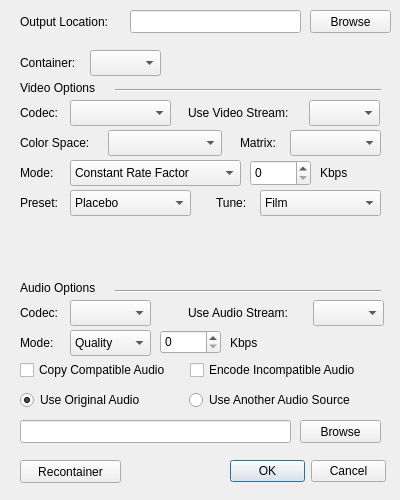
<?xml version="1.0" encoding="UTF-8"?>
<ui version="4.0">
 <class>configure</class>
 <widget class="QDialog" name="configure">
  <property name="geometry">
   <rect>
    <x>0</x>
    <y>0</y>
    <width>400</width>
    <height>500</height>
   </rect>
  </property>
  <property name="minimumSize">
   <size>
    <width>400</width>
    <height>500</height>
   </size>
  </property>
  <property name="maximumSize">
   <size>
    <width>400</width>
    <height>500</height>
   </size>
  </property>
  <property name="windowTitle">
   <string>Configure</string>
  </property>
  <widget class="QDialogButtonBox" name="buttonBox">
   <property name="geometry">
    <rect>
     <x>230</x>
     <y>460</y>
     <width>156</width>
     <height>23</height>
    </rect>
   </property>
   <property name="orientation">
    <enum>Qt::Horizontal</enum>
   </property>
   <property name="standardButtons">
    <set>QDialogButtonBox::Cancel|QDialogButtonBox::Ok</set>
   </property>
  </widget>
  <widget class="QLineEdit" name="outputFolder">
   <property name="geometry">
    <rect>
     <x>130</x>
     <y>10</y>
     <width>171</width>
     <height>23</height>
    </rect>
   </property>
   <property name="text">
    <string comment="0"/>
   </property>
   <property name="cursorPosition">
    <number>0</number>
   </property>
   <property name="readOnly">
    <bool>true</bool>
   </property>
  </widget>
  <widget class="QSpinBox" name="bitrateBox">
   <property name="geometry">
    <rect>
     <x>250</x>
     <y>160</y>
     <width>61</width>
     <height>26</height>
    </rect>
   </property>
   <property name="maximum">
    <number>51</number>
   </property>
  </widget>
  <widget class="QComboBox" name="selectMode">
   <property name="geometry">
    <rect>
     <x>70</x>
     <y>160</y>
     <width>171</width>
     <height>26</height>
    </rect>
   </property>
   <item>
    <property name="text">
     <string>Constant Rate Factor</string>
    </property>
   </item>
   <item>
    <property name="text">
     <string>Bitrate 1 Pass</string>
    </property>
   </item>
   <item>
    <property name="text">
     <string>Bitrate 2 Pass</string>
    </property>
   </item>
  </widget>
  <widget class="QComboBox" name="selectCodec">
   <property name="geometry">
    <rect>
     <x>70</x>
     <y>100</y>
     <width>101</width>
     <height>26</height>
    </rect>
   </property>
  </widget>
  <widget class="QComboBox" name="selectContainer">
   <property name="geometry">
    <rect>
     <x>90</x>
     <y>50</y>
     <width>71</width>
     <height>26</height>
    </rect>
   </property>
  </widget>
  <widget class="QComboBox" name="selectColorSpace">
   <property name="geometry">
    <rect>
     <x>108</x>
     <y>130</y>
     <width>114</width>
     <height>26</height>
    </rect>
   </property>
  </widget>
  <widget class="QPushButton" name="browseOutput">
   <property name="geometry">
    <rect>
     <x>310</x>
     <y>10</y>
     <width>81</width>
     <height>23</height>
    </rect>
   </property>
   <property name="text">
    <string>Browse</string>
   </property>
  </widget>
  <widget class="QComboBox" name="selectPreset">
   <property name="geometry">
    <rect>
     <x>70</x>
     <y>190</y>
     <width>121</width>
     <height>26</height>
    </rect>
   </property>
   <item>
    <property name="text">
     <string>Placebo</string>
    </property>
   </item>
   <item>
    <property name="text">
     <string>Very Slow</string>
    </property>
   </item>
   <item>
    <property name="text">
     <string>Slower</string>
    </property>
   </item>
   <item>
    <property name="text">
     <string>Slow</string>
    </property>
   </item>
   <item>
    <property name="text">
     <string>Medium</string>
    </property>
   </item>
   <item>
    <property name="text">
     <string>Fast</string>
    </property>
   </item>
   <item>
    <property name="text">
     <string>Faster</string>
    </property>
   </item>
   <item>
    <property name="text">
     <string>Very Fast</string>
    </property>
   </item>
   <item>
    <property name="text">
     <string>Super Fast</string>
    </property>
   </item>
   <item>
    <property name="text">
     <string>Ultra Fast</string>
    </property>
   </item>
  </widget>
  <widget class="QComboBox" name="selectTune">
   <property name="geometry">
    <rect>
     <x>260</x>
     <y>190</y>
     <width>121</width>
     <height>26</height>
    </rect>
   </property>
   <item>
    <property name="text">
     <string>Film</string>
    </property>
   </item>
   <item>
    <property name="text">
     <string>Animation</string>
    </property>
   </item>
   <item>
    <property name="text">
     <string>Grain</string>
    </property>
   </item>
   <item>
    <property name="text">
     <string>Still Image</string>
    </property>
   </item>
   <item>
    <property name="text">
     <string>PSNR</string>
    </property>
   </item>
   <item>
    <property name="text">
     <string>SSIM</string>
    </property>
   </item>
   <item>
    <property name="text">
     <string>Fast Decode</string>
    </property>
   </item>
   <item>
    <property name="text">
     <string>Zero Latency</string>
    </property>
   </item>
  </widget>
  <widget class="QLabel" name="labelContainer">
   <property name="geometry">
    <rect>
     <x>20</x>
     <y>50</y>
     <width>71</width>
     <height>26</height>
    </rect>
   </property>
   <property name="text">
    <string>Container:</string>
   </property>
  </widget>
  <widget class="QLabel" name="labelCodec">
   <property name="geometry">
    <rect>
     <x>20</x>
     <y>100</y>
     <width>51</width>
     <height>26</height>
    </rect>
   </property>
   <property name="text">
    <string>Codec:</string>
   </property>
  </widget>
  <widget class="QLabel" name="labelMode">
   <property name="geometry">
    <rect>
     <x>20</x>
     <y>160</y>
     <width>41</width>
     <height>26</height>
    </rect>
   </property>
   <property name="text">
    <string>Mode:</string>
   </property>
  </widget>
  <widget class="QLabel" name="labelPreset">
   <property name="geometry">
    <rect>
     <x>20</x>
     <y>190</y>
     <width>51</width>
     <height>26</height>
    </rect>
   </property>
   <property name="text">
    <string>Preset:</string>
   </property>
  </widget>
  <widget class="QLabel" name="labelTune">
   <property name="geometry">
    <rect>
     <x>216</x>
     <y>190</y>
     <width>41</width>
     <height>26</height>
    </rect>
   </property>
   <property name="text">
    <string>Tune:</string>
   </property>
  </widget>
  <widget class="QLabel" name="labelBitrate">
   <property name="geometry">
    <rect>
     <x>320</x>
     <y>160</y>
     <width>31</width>
     <height>26</height>
    </rect>
   </property>
   <property name="text">
    <string>Kbps</string>
   </property>
  </widget>
  <widget class="Line" name="linevideo">
   <property name="geometry">
    <rect>
     <x>115</x>
     <y>89</y>
     <width>266</width>
     <height>2</height>
    </rect>
   </property>
   <property name="orientation">
    <enum>Qt::Horizontal</enum>
   </property>
  </widget>
  <widget class="QLabel" name="labelVCoptions">
   <property name="geometry">
    <rect>
     <x>20</x>
     <y>80</y>
     <width>91</width>
     <height>16</height>
    </rect>
   </property>
   <property name="text">
    <string>Video Options</string>
   </property>
  </widget>
  <widget class="QLabel" name="labelOutput">
   <property name="geometry">
    <rect>
     <x>20</x>
     <y>10</y>
     <width>111</width>
     <height>23</height>
    </rect>
   </property>
   <property name="text">
    <string>Output Location:</string>
   </property>
  </widget>
  <widget class="QComboBox" name="selectAudioCodec">
   <property name="geometry">
    <rect>
     <x>70</x>
     <y>300</y>
     <width>81</width>
     <height>26</height>
    </rect>
   </property>
  </widget>
  <widget class="QLabel" name="labelVideoStream">
   <property name="geometry">
    <rect>
     <x>188</x>
     <y>100</y>
     <width>121</width>
     <height>26</height>
    </rect>
   </property>
   <property name="text">
    <string>Use Video Stream:</string>
   </property>
  </widget>
  <widget class="QLabel" name="labelColorSpace">
   <property name="geometry">
    <rect>
     <x>20</x>
     <y>130</y>
     <width>81</width>
     <height>26</height>
    </rect>
   </property>
   <property name="text">
    <string>Color Space:</string>
   </property>
  </widget>
  <widget class="Line" name="lineaudio">
   <property name="geometry">
    <rect>
     <x>115</x>
     <y>290</y>
     <width>266</width>
     <height>2</height>
    </rect>
   </property>
   <property name="orientation">
    <enum>Qt::Horizontal</enum>
   </property>
  </widget>
  <widget class="QLabel" name="labelACoptions">
   <property name="geometry">
    <rect>
     <x>20</x>
     <y>280</y>
     <width>91</width>
     <height>16</height>
    </rect>
   </property>
   <property name="text">
    <string>Audio Options</string>
   </property>
  </widget>
  <widget class="QComboBox" name="selectMatrix">
   <property name="geometry">
    <rect>
     <x>290</x>
     <y>130</y>
     <width>91</width>
     <height>26</height>
    </rect>
   </property>
  </widget>
  <widget class="QLabel" name="labelMatrix">
   <property name="geometry">
    <rect>
     <x>240</x>
     <y>130</y>
     <width>51</width>
     <height>26</height>
    </rect>
   </property>
   <property name="text">
    <string>Matrix:</string>
   </property>
  </widget>
  <widget class="QComboBox" name="selectVideoStream">
   <property name="geometry">
    <rect>
     <x>309</x>
     <y>100</y>
     <width>71</width>
     <height>26</height>
    </rect>
   </property>
  </widget>
  <widget class="QComboBox" name="selectAudioStream">
   <property name="geometry">
    <rect>
     <x>313</x>
     <y>300</y>
     <width>71</width>
     <height>26</height>
    </rect>
   </property>
  </widget>
  <widget class="QLabel" name="labelAudioCodec">
   <property name="geometry">
    <rect>
     <x>20</x>
     <y>300</y>
     <width>51</width>
     <height>26</height>
    </rect>
   </property>
   <property name="text">
    <string>Codec:</string>
   </property>
  </widget>
  <widget class="QLabel" name="labelAudioStream">
   <property name="geometry">
    <rect>
     <x>188</x>
     <y>300</y>
     <width>121</width>
     <height>26</height>
    </rect>
   </property>
   <property name="text">
    <string>Use Audio Stream:</string>
   </property>
  </widget>
  <widget class="QComboBox" name="selectAudioMode">
   <property name="geometry">
    <rect>
     <x>70</x>
     <y>330</y>
     <width>81</width>
     <height>26</height>
    </rect>
   </property>
   <item>
    <property name="text">
     <string>Quality</string>
    </property>
   </item>
   <item>
    <property name="text">
     <string>Bitrate</string>
    </property>
   </item>
  </widget>
  <widget class="QLabel" name="labelAudioMode">
   <property name="geometry">
    <rect>
     <x>20</x>
     <y>330</y>
     <width>41</width>
     <height>26</height>
    </rect>
   </property>
   <property name="text">
    <string>Mode:</string>
   </property>
  </widget>
  <widget class="QSpinBox" name="bitrateBoxAudio">
   <property name="geometry">
    <rect>
     <x>160</x>
     <y>330</y>
     <width>61</width>
     <height>24</height>
    </rect>
   </property>
  </widget>
  <widget class="QLabel" name="labelAudioBitrate">
   <property name="geometry">
    <rect>
     <x>230</x>
     <y>330</y>
     <width>151</width>
     <height>26</height>
    </rect>
   </property>
   <property name="text">
    <string>Kbps</string>
   </property>
  </widget>
  <widget class="QCheckBox" name="copyAudio">
   <property name="geometry">
    <rect>
     <x>20</x>
     <y>360</y>
     <width>171</width>
     <height>20</height>
    </rect>
   </property>
   <property name="text">
    <string>Copy Compatible Audio</string>
   </property>
  </widget>
  <widget class="QLineEdit" name="externalAudioSource">
   <property name="geometry">
    <rect>
     <x>20</x>
     <y>420</y>
     <width>271</width>
     <height>23</height>
    </rect>
   </property>
   <property name="readOnly">
    <bool>true</bool>
   </property>
  </widget>
  <widget class="QPushButton" name="browseAudio">
   <property name="geometry">
    <rect>
     <x>300</x>
     <y>420</y>
     <width>81</width>
     <height>23</height>
    </rect>
   </property>
   <property name="text">
    <string>Browse</string>
   </property>
  </widget>
  <widget class="QWidget" name="layoutWidget">
   <property name="geometry">
    <rect>
     <x>20</x>
     <y>390</y>
     <width>335</width>
     <height>20</height>
    </rect>
   </property>
   <layout class="QHBoxLayout" name="horizontalLayout">
    <item>
     <widget class="QRadioButton" name="internalAudio">
      <property name="text">
       <string>Use Original Audio</string>
      </property>
      <property name="checked">
       <bool>true</bool>
      </property>
     </widget>
    </item>
    <item>
     <widget class="QRadioButton" name="externalAudio">
      <property name="text">
       <string>Use Another Audio Source</string>
      </property>
     </widget>
    </item>
   </layout>
  </widget>
  <widget class="QCheckBox" name="encodeIncompatible">
   <property name="geometry">
    <rect>
     <x>190</x>
     <y>360</y>
     <width>191</width>
     <height>20</height>
    </rect>
   </property>
   <property name="text">
    <string>Encode Incompatible Audio</string>
   </property>
  </widget>
  <widget class="QPushButton" name="recontainerALL">
   <property name="geometry">
    <rect>
     <x>20</x>
     <y>460</y>
     <width>101</width>
     <height>23</height>
    </rect>
   </property>
   <property name="text">
    <string>Recontainer</string>
   </property>
  </widget>
 </widget>
 <resources/>
 <connections>
  <connection>
   <sender>buttonBox</sender>
   <signal>accepted()</signal>
   <receiver>configure</receiver>
   <slot>accept()</slot>
   <hints>
    <hint type="sourcelabel">
     <x>248</x>
     <y>254</y>
    </hint>
    <hint type="destinationlabel">
     <x>157</x>
     <y>274</y>
    </hint>
   </hints>
  </connection>
  <connection>
   <sender>buttonBox</sender>
   <signal>rejected()</signal>
   <receiver>configure</receiver>
   <slot>reject()</slot>
   <hints>
    <hint type="sourcelabel">
     <x>316</x>
     <y>260</y>
    </hint>
    <hint type="destinationlabel">
     <x>286</x>
     <y>274</y>
    </hint>
   </hints>
  </connection>
 </connections>
</ui>
